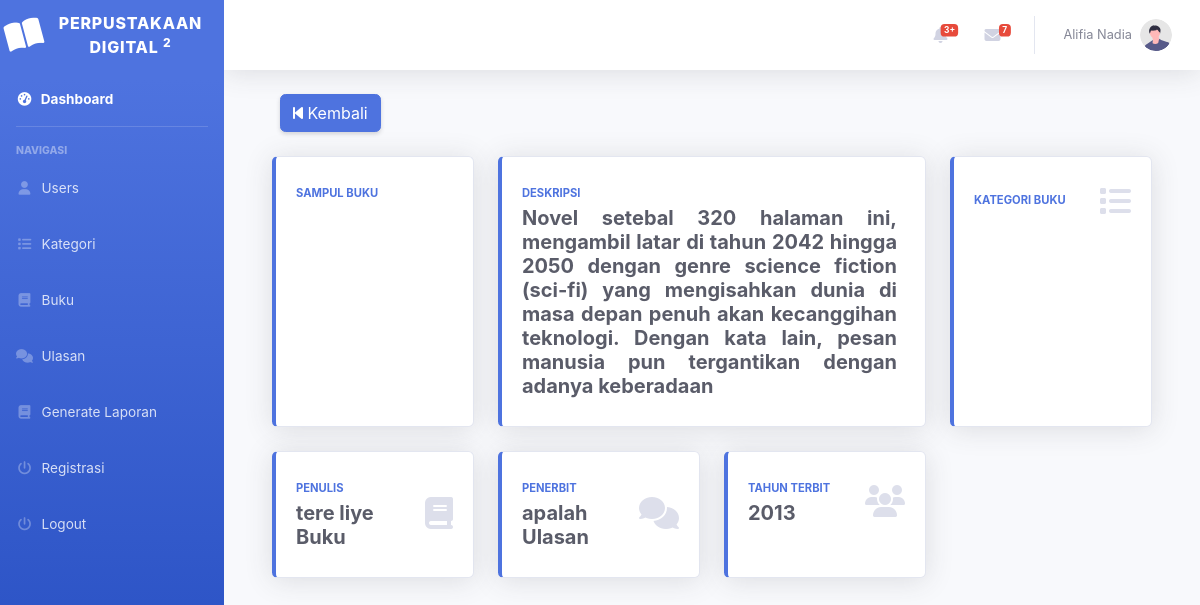
/index.php?page=buku_deskripsi (signed in), run on the app's committed database.
### tables this page shows
CREATE TABLE `buku` (
  `id_buku` int(11) NOT NULL,
  `id_kategori` int(11) NOT NULL,
  `foto` varchar(100) NOT NULL,
  `judul` varchar(100) NOT NULL,
  `penulis` varchar(100) NOT NULL,
  `penerbit` varchar(100) NOT NULL,
  `tahun_terbit` int(11) NOT NULL,
  `deskripsi` varchar(255) NOT NULL
);

### buku_deskripsi.php (the view, shortened to what this page needs)
<?php
include 'koneksi.php';
$query = mysqli_query($conn, "SELECT * FROM buku LEFT JOIN kategori_buku as kb ON buku.id_kategori = kb.id_kategori LEFT JOIN ulasan_buku as ub ON buku.id_buku = ub.id_buku");
$data = mysqli_fetch_array($query);
?>
<div class="container-fluid">
    <div class="btn-aksi justify-content-between align-items-center d-flex m-4">
        <a href="?page=buku" class="btn shadow-sm btn-primary fs-2 mx-2"><i class="fa-solid fa-backward-step"></i> Kembali</a>
    </div>
    <div class="col box">
        <div class="col mb-4">
            <div class="card border-left-primary shadow h-100 py-2">
                <div class="card-body">
                    <div class="row no-gutters align-items-center">
                        <div class="col mr-2">
                            <div class="text-xs font-weight-bold text-primary text-uppercase mb-1">
                                Sampul buku</div>
                            <div class="h5 mb-0 font-weight-bold text-gray-800 text-capitalize"><img src="<?php echo $data['foto']; ?>" alt="" style="width:25rem;"></div>
                        </div>
                    </div>
                </div>
            </div>
        </div>
        <div class="col-lg-6 mb-4">
            <div class="card border-left-primary shadow h-100 py-2">
                <div class="card-body">
                    <div class="row no-gutters align-items-center">
                        <div class="col mr-2">
                            <div class="text-xs font-weight-bold text-primary text-uppercase mb-1">
                                deskripsi</div>
                            <div class="h5 mb-0 font-weight-bold text-gray-800" style="text-align:justify;"><?php echo $data['deskripsi']; ?></div>
                        </div>
                    </div>
                </div>
            </div>
        </div>
        <div class="col-xl-3 col-md-6 mb-4">
            <div class="card border-left-primary shadow h-100 py-2">
                <div class="card-body">
                    <div class="row no-gutters align-items-center">
                        <div class="col mr-2">
                            <div class="text-xs font-weight-bold text-primary text-uppercase mb-1">
                                Kategori buku</div>
                        </div>
                        <div class="col-auto">
                            <i class="fas fa-list fa-2x text-gray-300"></i>
                        </div>
                    </div>
                </div>
            </div>
        </div>
        <div class="col-xl-3 col-md-6 mb-4">
            <div class="card border-left-primary shadow h-100 py-2">
                <div class="card-body">
                    <div class="row no-gutters align-items-center">
                        <div class="col mr-2">
                            <div class="text-xs font-weight-bold text-primary text-uppercase mb-1">
                                Penulis</div>
                            <div class="h5 mb-0 font-weight-bold text-gray-800"><?php echo $data['penulis']; ?> Buku</div>
                        </div>
                        <div class="col-auto">
                            <i class="fas fa-book fa-2x text-gray-300"></i>
                        </div>
                    </div>
                </div>
            </div>
        </div>
        <div class="col-xl-3 col-md-6 mb-4">
            <div class="card border-left-primary shadow h-100 py-2">
                <div class="card-body">
                    <div class="row no-gutters align-items-center">
                        <div class="col mr-2">
                            <div class="text-xs font-weight-bold text-primary text-uppercase mb-1">
                                penerbit</div>
                            <div class="h5 mb-0 font-weight-bold text-gray-800"><?php echo $data['penerbit']; ?> Ulasan</div>
                        </div>
                        <div class="col-auto">
                            <i class="fas fa-comments fa-2x text-gray-300"></i>
                        </div>
                    </div>
                </div>
            </div>
        </div>
        <div class="col-xl-3 col-md-6 mb-4">
            <div class="card border-left-primary shadow h-100 py-2">
                <div class="card-body">
                    <div class="row no-gutters align-items-center">
                        <div class="col mr-2">
                            <div class="text-xs font-weight-bold text-primary text-uppercase mb-1">
                                tahun terbit</div>
                            <div class="h5 mb-0 font-weight-bold text-gray-800"><?php echo $data['tahun_terbit']; ?></div>
                        </div>
                        <div class="col-auto">
                            <i class="fas fa-users fa-2x text-gray-300"></i>
                        </div>
                    </div>
                </div>
            </div>
        </div>
    </div>
</div>

### buku_deskripsi.php (style rules this page uses)
.box { display: flex; flex-wrap: wrap; }

### data on the page
buku: deskripsi "Novel setebal 320 halaman ini, mengambil latar di tahun 2042 hingga 2050 dengan genre science fiction (sci-fi) yang mengisahkan dunia di masa depan penuh akan kecanggihan teknologi. Dengan kata lain, pesan manusia pun tergantikan dengan adanya keberadaan", penulis "tere liye", penerbit "apalah", tahun_terbit "2013"

### other printed values
$_SESSION['nama_lengkap'] "Alifia Nadia"
